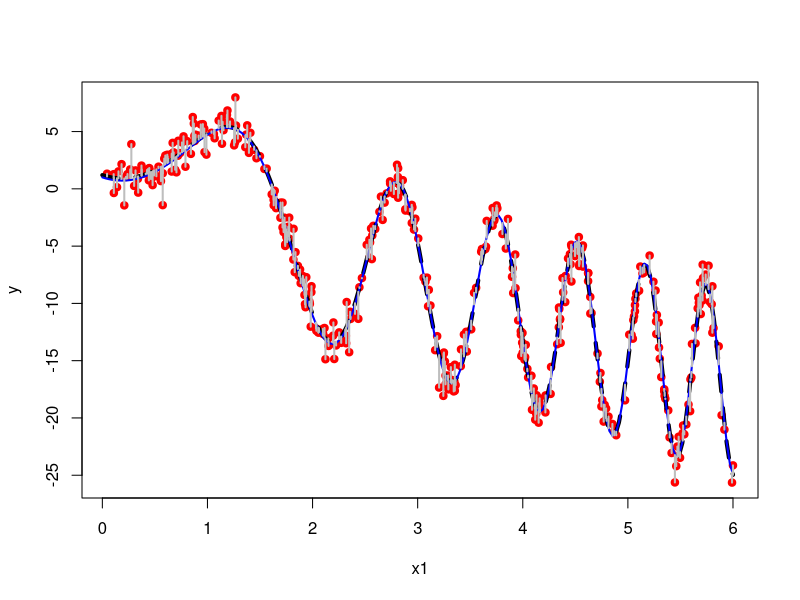
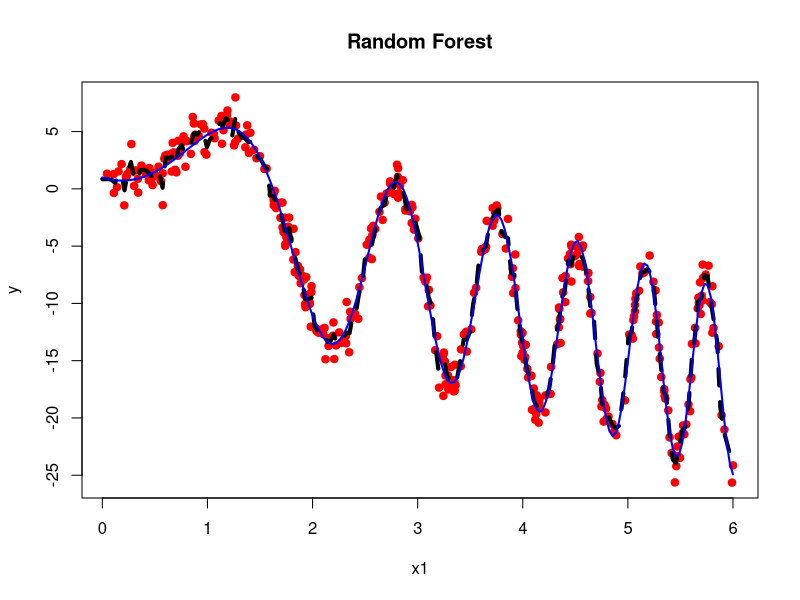
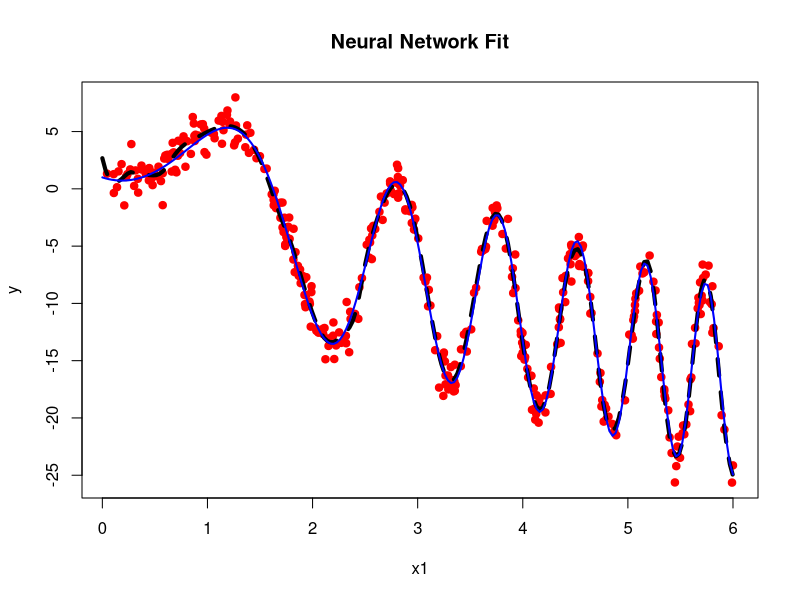

The R source for these figures, in order:
# -------------------------------------------------------------
# Simulação de Dados e Comparação: Regressão Linear vs Random Forest
# -------------------------------------------------------------
set.seed(1056)                     # Garantir reprodutibilidade
nobs <- 400                        # Número de observações

# -------------------------------------------------------------
# 1. Geração dos Dados
# -------------------------------------------------------------
x1 <- runif(nobs, 0, 6)            # Covariável uniforme entre 0 e 6
mu <- 1 - 3 * x1 + 8 * sin(x1^2)   # Linha verdadeira (modelo gerador)
y <- rnorm(nobs, mu, sd=1)         # Variável resposta com ruído normal

# -------------------------------------------------------------
# 2. Ajuste do Modelo Linear com Transformações Não-lineares
# -------------------------------------------------------------
fit <- lm(y ~ x1 + I(x1^3) + I(sin(x1^2)))  # Ajuste do modelo linear
summary(fit)                                # Resumo do ajuste

# Predição no grid
xx <- seq(0, 6, length = 200)
ypred <- predict(fit, newdata = list(x1 = xx), type = "response")

# Visualização do ajuste
plot(x1, y, pch = 19, col = "red")
lines(xx, ypred, col = 'black', lwd = 4, lty = 2)             # Linha predita pelo modelo
lines(xx, 1 - 3 * xx + 8 * sin(xx^2), col = 'blue', lwd = 2)  # Linha verdadeira
segments(x1, fitted(fit), x1, y, lwd = 2, col = "gray")       # Resíduos

# -------------------------------------------------------------
# 3. Ajuste com Random Forest
# -------------------------------------------------------------
library(randomForest)
fitRF <- randomForest(y ~ x1)       # Ajuste com Random Forest
print(fitRF)                        # Exibe resumo do modelo

# Predição no grid
ypredRF <- predict(fitRF, newdata = list(x1 = xx), type = "response")

# Visualização do ajuste
plot(x1, y, pch = 19, col = "red", main = "Random Forest")
lines(xx, ypredRF, col = 'black', lwd = 4, lty = 2)            # Linha predita pelo RF
lines(xx, 1 - 3 * xx + 8 * sin(xx^2), col = 'blue', lwd = 2)   # Linha verdadeira
#segments(x1, fitRF$predicted, x1, y, lwd = 2, col = "gray")    # Resíduos




# Supondo que x1 e y já estão definidos como no seu exemplo anterior
x1_df <- data.frame(x1 = x1)
xx_df <- data.frame(x1 = xx)

# Ajusta a rede neural com 1 entrada e 25 neurônios ocultos
nn_mod <- nnet::nnet(
  x = x1_df,
  y = y,
  size = 75,
  linout = TRUE,       # para regressão (em vez de softmax = FALSE, que é para classificação)
  maxit = 500,
  decay = 1e-4,
  trace = FALSE
)

# Predição
ypredMLP <- predict(nn_mod, newdata = xx_df)

# Visualização
plot(x1, y, pch = 19, col = "red", main = "Neural Network Fit")
lines(xx, ypredMLP, col = 'black', lwd = 4, lty = 2)              # Linha predita pela MLP
lines(xx, 1 - 3 * xx + 8 * sin(xx^2), col = 'blue', lwd = 2)     # Linha verdadeira


